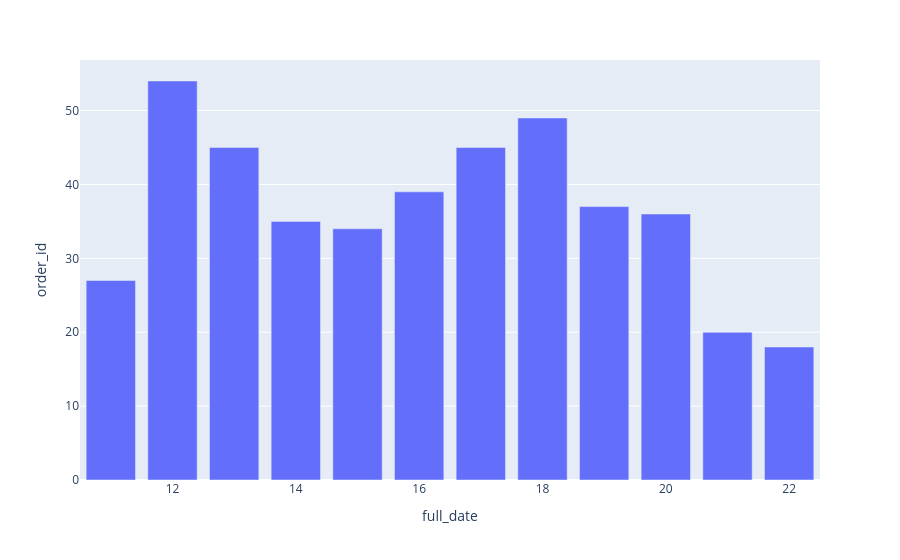

Source (notebook cell):
### Code cell
px.bar(hour_orders,x='full_date',y='order_id')

### Figure 1 — Plotly figure (JSON) as saved in the notebook; plotly's stock layout.template omitted (floating-point values rounded to 4 significant figures)
{"data": [{"hovertemplate": "full_date=%{x}<br>order_id=%{y}<extra></extra>", "legendgroup": "", "marker": {"color": "#636efa", "pattern": {"shape": ""}}, "name": "", "orientation": "v", "showlegend": false, "textposition": "auto", "type": "bar", "x": [11, 12, 13, 14, 15, 16, 17, 18, 19, 20, 21, 22], "xaxis": "x", "y": [27, 54, 45, 35, 34, 39, 45, 49, 37, 36, 20, 18], "yaxis": "y"}], "layout": {"barmode": "relative", "legend": {"tracegroupgap": 0}, "margin": {"t": 60}, "xaxis": {"anchor": "y", "domain": [0, 1], "title": {"text": "full_date"}}, "yaxis": {"anchor": "x", "domain": [0, 1], "title": {"text": "order_id"}}}}
